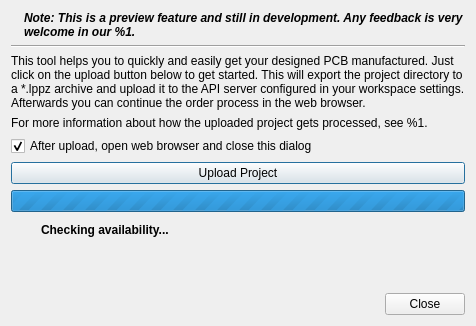
<?xml version="1.0" encoding="UTF-8"?>
<ui version="4.0">
 <class>librepcb::project::editor::OrderPcbDialog</class>
 <widget class="QDialog" name="librepcb::project::editor::OrderPcbDialog">
  <property name="geometry">
   <rect>
    <x>0</x>
    <y>0</y>
    <width>476</width>
    <height>326</height>
   </rect>
  </property>
  <property name="windowTitle">
   <string>Order PCB</string>
  </property>
  <property name="windowIcon">
   <iconset>
    <normaloff>:/img/actions/order_pcb.png</normaloff>:/img/actions/order_pcb.png</iconset>
  </property>
  <layout class="QVBoxLayout" name="verticalLayout">
   <item>
    <layout class="QHBoxLayout" name="horizontalLayout" stretch="0,1">
     <item>
      <widget class="QLabel" name="label">
       <property name="text">
        <string notr="true"/>
       </property>
       <property name="pixmap">
        <pixmap>:/img/status/info.png</pixmap>
       </property>
      </widget>
     </item>
     <item>
      <widget class="QLabel" name="lblNote">
       <property name="font">
        <font>
         <weight>75</weight>
         <italic>true</italic>
         <bold>true</bold>
        </font>
       </property>
       <property name="text">
        <string extracomment="Placeholder is a hyperlink with the text 'discussion forum'.">Note: This is a preview feature and still in development. Any feedback is very welcome in our %1.</string>
       </property>
       <property name="textFormat">
        <enum>Qt::RichText</enum>
       </property>
       <property name="wordWrap">
        <bool>true</bool>
       </property>
       <property name="margin">
        <number>3</number>
       </property>
       <property name="openExternalLinks">
        <bool>true</bool>
       </property>
      </widget>
     </item>
    </layout>
   </item>
   <item>
    <widget class="Line" name="line">
     <property name="orientation">
      <enum>Qt::Horizontal</enum>
     </property>
    </widget>
   </item>
   <item>
    <widget class="QLabel" name="lblDocumentation">
     <property name="text">
      <string>This tool helps you to quickly and easily get your designed PCB manufactured. Just click on the upload button below to get started. This will export the project directory to a *.lppz archive and upload it to the API server configured in your workspace settings. Afterwards you can continue the order process in the web browser.</string>
     </property>
     <property name="textFormat">
      <enum>Qt::RichText</enum>
     </property>
     <property name="wordWrap">
      <bool>true</bool>
     </property>
     <property name="openExternalLinks">
      <bool>true</bool>
     </property>
    </widget>
   </item>
   <item>
    <widget class="QLabel" name="lblMoreInformation">
     <property name="text">
      <string extracomment="Placeholder is an URL with hyperlink.">For more information about how the uploaded project gets processed, see %1.</string>
     </property>
     <property name="textFormat">
      <enum>Qt::RichText</enum>
     </property>
     <property name="wordWrap">
      <bool>true</bool>
     </property>
     <property name="openExternalLinks">
      <bool>true</bool>
     </property>
    </widget>
   </item>
   <item>
    <widget class="QCheckBox" name="cbxOpenBrowser">
     <property name="text">
      <string>After upload, open web browser and close this dialog</string>
     </property>
     <property name="checked">
      <bool>true</bool>
     </property>
    </widget>
   </item>
   <item>
    <widget class="QPushButton" name="btnUpload">
     <property name="text">
      <string>Upload Project</string>
     </property>
     <property name="default">
      <bool>true</bool>
     </property>
    </widget>
   </item>
   <item>
    <widget class="QProgressBar" name="progressBar">
     <property name="maximum">
      <number>0</number>
     </property>
     <property name="value">
      <number>0</number>
     </property>
    </widget>
   </item>
   <item>
    <layout class="QHBoxLayout" name="horizontalLayout_2" stretch="0,1">
     <item>
      <widget class="QLabel" name="imgError">
       <property name="minimumSize">
        <size>
         <width>24</width>
         <height>24</height>
        </size>
       </property>
       <property name="maximumSize">
        <size>
         <width>24</width>
         <height>24</height>
        </size>
       </property>
       <property name="text">
        <string notr="true"/>
       </property>
       <property name="pixmap">
        <pixmap>:/img/status/dialog_warning.png</pixmap>
       </property>
       <property name="scaledContents">
        <bool>true</bool>
       </property>
      </widget>
     </item>
     <item>
      <widget class="QLabel" name="lblStatus">
       <property name="font">
        <font>
         <weight>75</weight>
         <bold>true</bold>
        </font>
       </property>
       <property name="text">
        <string>Checking availability...</string>
       </property>
       <property name="textFormat">
        <enum>Qt::RichText</enum>
       </property>
       <property name="alignment">
        <set>Qt::AlignLeading|Qt::AlignLeft|Qt::AlignVCenter</set>
       </property>
       <property name="wordWrap">
        <bool>true</bool>
       </property>
       <property name="openExternalLinks">
        <bool>true</bool>
       </property>
       <property name="textInteractionFlags">
        <set>Qt::LinksAccessibleByMouse|Qt::TextSelectableByMouse</set>
       </property>
      </widget>
     </item>
    </layout>
   </item>
   <item>
    <spacer name="verticalSpacer">
     <property name="orientation">
      <enum>Qt::Vertical</enum>
     </property>
     <property name="sizeHint" stdset="0">
      <size>
       <width>20</width>
       <height>2</height>
      </size>
     </property>
    </spacer>
   </item>
   <item>
    <widget class="QDialogButtonBox" name="btnBox">
     <property name="orientation">
      <enum>Qt::Horizontal</enum>
     </property>
     <property name="standardButtons">
      <set>QDialogButtonBox::Close</set>
     </property>
    </widget>
   </item>
  </layout>
 </widget>
 <resources/>
 <connections>
  <connection>
   <sender>btnBox</sender>
   <signal>accepted()</signal>
   <receiver>librepcb::project::editor::OrderPcbDialog</receiver>
   <slot>accept()</slot>
   <hints>
    <hint type="sourcelabel">
     <x>248</x>
     <y>254</y>
    </hint>
    <hint type="destinationlabel">
     <x>157</x>
     <y>274</y>
    </hint>
   </hints>
  </connection>
  <connection>
   <sender>btnBox</sender>
   <signal>rejected()</signal>
   <receiver>librepcb::project::editor::OrderPcbDialog</receiver>
   <slot>reject()</slot>
   <hints>
    <hint type="sourcelabel">
     <x>316</x>
     <y>260</y>
    </hint>
    <hint type="destinationlabel">
     <x>286</x>
     <y>274</y>
    </hint>
   </hints>
  </connection>
 </connections>
</ui>
